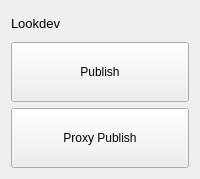
                   <widget class="QWidget" name="stackedPage3">
                    <layout class="QVBoxLayout" name="verticalLayout_6">
                     <item>
                      <widget class="QLabel" name="label_3">
                       <property name="sizePolicy">
                        <sizepolicy hsizetype="Preferred" vsizetype="Preferred">
                         <horstretch>0</horstretch>
                         <verstretch>0</verstretch>
                        </sizepolicy>
                       </property>
                       <property name="minimumSize">
                        <size>
                         <width>0</width>
                         <height>25</height>
                        </size>
                       </property>
                       <property name="font">
                        <font>
                         <pointsize>10</pointsize>
                        </font>
                       </property>
                       <property name="text">
                        <string>Lookdev</string>
                       </property>
                      </widget>
                     </item>
                     <item>
                      <widget class="QPushButton" name="pubLookdevPushButton">
                       <property name="minimumSize">
                        <size>
                         <width>150</width>
                         <height>60</height>
                        </size>
                       </property>
                       <property name="font">
                        <font>
                         <pointsize>9</pointsize>
                        </font>
                       </property>
                       <property name="text">
                        <string>Publish</string>
                       </property>
                      </widget>
                     </item>
                     <item>
                      <widget class="QPushButton" name="pubLookdevProxyPushButton">
                       <property name="minimumSize">
                        <size>
                         <width>150</width>
                         <height>60</height>
                        </size>
                       </property>
                       <property name="font">
                        <font>
                         <pointsize>9</pointsize>
                        </font>
                       </property>
                       <property name="text">
                        <string>Proxy Publish</string>
                       </property>
                      </widget>
                     </item>
                    </layout>
                    <zorder>pubLookdevPushButton</zorder>
                    <zorder>pubLookdevProxyPushButton</zorder>
                    <zorder>label_3</zorder>
                   </widget>
